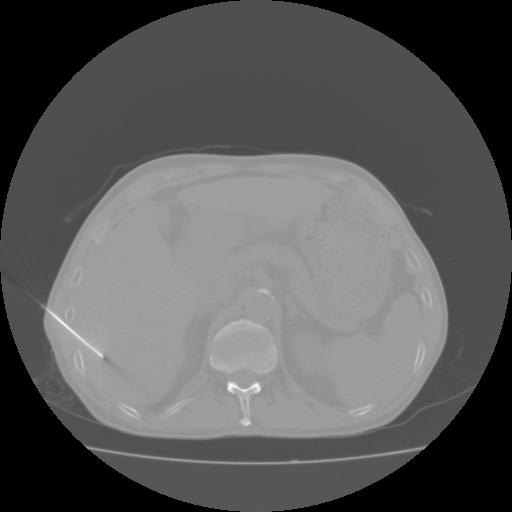
#> input picture Test_Img/10.jpg, 512 x 512 px, found by its file name
$ python Rotation.py
#> lines starting #> are read from the running program, lines starting #| are printed output that depends on the picture
import cv2 as cv
import numpy as np

img = cv.imread('/home/qiao/PythonProjects/Opencv_On_CT/Test_Img/10.jpg', 0)
#> img is the input picture: shape (512, 512); min 0, max 254, mean 90.7
rows,cols = img.shape
#> rows = 512; cols = 512
# cols-1 and rows-1 are the coordinate limits.
M = cv.getRotationMatrix2D(((cols-1)/2.0,(rows-1)/2.0),90,1)
dst = cv.warpAffine(img,M,(cols,rows))
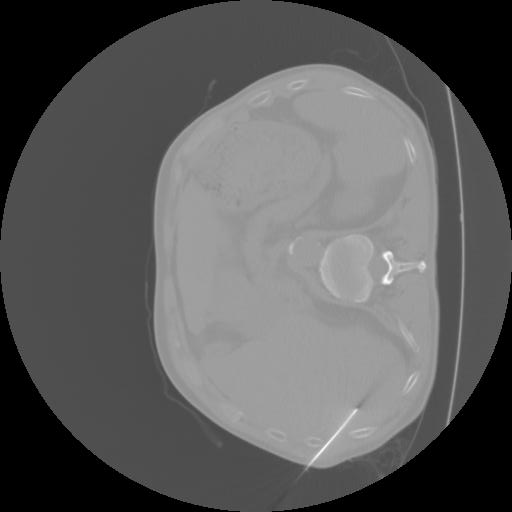
#> dst: shape (512, 512); min 0, max 254, mean 90.7
cv.imshow('img',dst)
cv.waitKey(0)
cv.destroyAllWindows()
